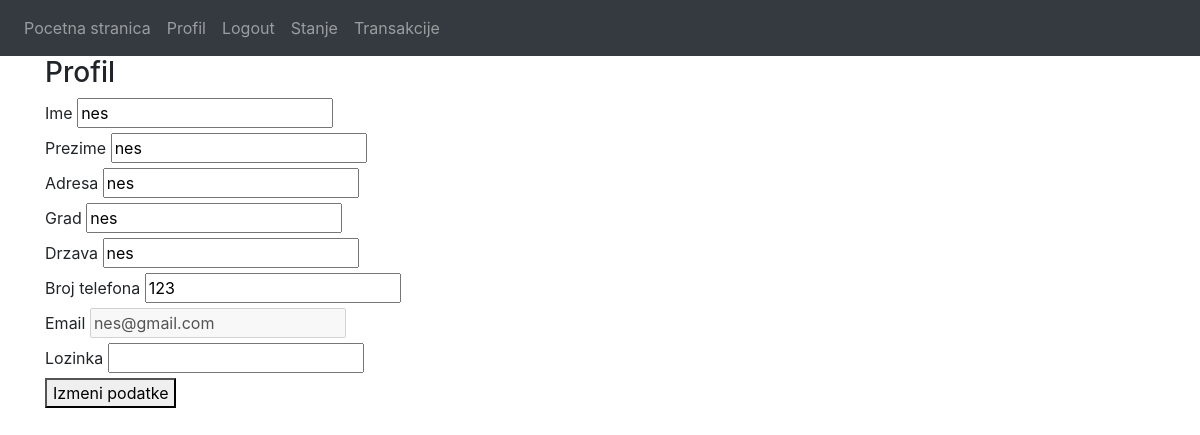
The page /edit-profile (signed in) on the database its author committed.
### Website/models.py (models this page shows)
class User(db.Model, UserMixin):
    id = db.Column(db.Integer, primary_key=True)
    name = db.Column(db.String(150))
    last_name = db.Column(db.String(150))
    adress = db.Column(db.String(150))
    city = db.Column(db.String(150))
    country = db.Column(db.String(150))
    phNumber = db.Column(db.Integer, unique=True)
    email = db.Column(db.String(150), unique=True)
    password = db.Column(db.String(150))
    verified = db.Column(db.Boolean,default= False)
    state = db.relationship('State')
    creditCard = db.relationship('CreditCard')
    transaction = db.relationship('Transaction')

### Website/auth.py (the view, shortened to what this page needs)
@auth.route('/edit-profile',methods=['GET','POST'])
def edit_profile():
    return render_template("edit_profile.html",user = current_user)

### Website/__init__.py (called while the page is built)
def create_app():
    app = Flask(__name__)
    app.config['SECRET_KEY'] = 'qweqweqwe'
    app.config['SQLALCHEMY_DATABASE_URI'] = f'sqlite:///{DB_NAME}'
    db.init_app(app)
    from .views import views
    from .auth import auth
    app.register_blueprint(views, url_prefix='/')
    app.register_blueprint(auth, url_prefix='/')
    from .models import User,Currency
    create_database(app)
    login_manager = LoginManager()
    login_manager.login_view = 'auth.login'
    login_manager.init_app(app)
    @login_manager.user_loader
    def load_user(id):
        return User.query.get(int(id))
    return app

### Website/templates/edit_profile.html
{% extends "base.html"  %} {% block title %}Edit Profile{% endblock %}
{% block content %}
    <form method="POST">
        <h3>Profil</h3>
        <div>
            <label for="name">Ime</label>
            <input type="name" id="name" name="name" value="{{ user.name }}"/>
        </div>
        <div>
            <label for="last-name">Prezime</label>
            <input type="last-name" id="last-name" name="last-name" value="{{ user.last_name }}"/>
        </div>
        <div>
            <label for="adress">Adresa</label>
            <input type="adress" id="adress" name="adress" value="{{ user.adress }}"/>
        </div>
        <div>
            <label for="city">Grad</label>
            <input type="city" id="city" name="city" value="{{ user.city }}"/>
        </div>
        <div>
            <label for="country">Drzava</label>
            <input type="country" id="country" name="country" value="{{ user.country }}"/>
        </div>
        <div>
            <label for="phNumber">Broj telefona</label>
            <input type="number" id="phNumber" name="phNumber" value="{{ user.phNumber }}"/>
        </div>
        <div>
            <label for="email">Email</label>
            <input type="email" id="email" name="email" value="{{ user.email }}" disabled/>
        </div>
        <div>
            <label for="password">Lozinka</label>
            <input type="password" id="pasword" name="password" />
        </div>
        <button type="submit">Izmeni podatke</button>
    </form>
{% endblock %}

### rows shown on the page
User: name "nes", last-name "nes", adress "nes", city "nes", country "nes", phNumber "123", email "nes@gmail.com"
